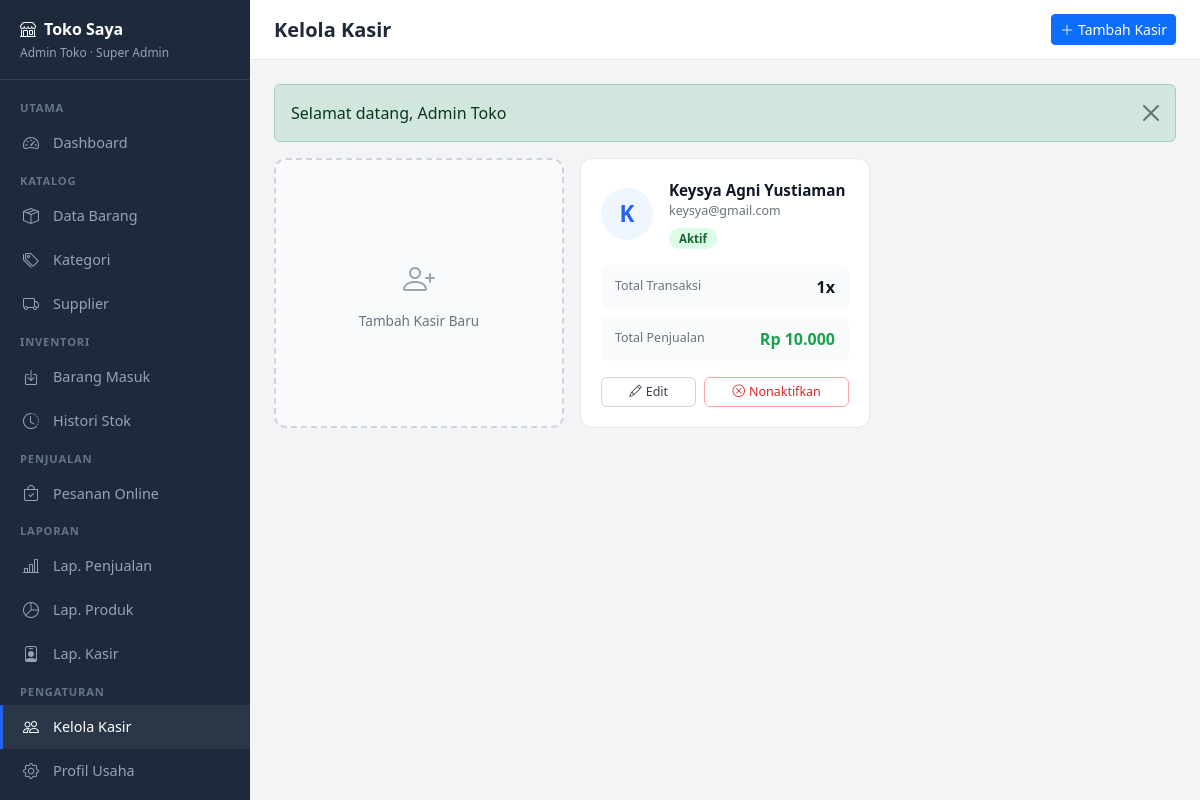
Page /admin/kasir/index.php (signed in) on the committed database.
### tables this page shows
CREATE TABLE `profil_usaha` (
  `id` int(10) UNSIGNED NOT NULL,
  `user_id` int(10) UNSIGNED NOT NULL,
  `nama_toko` varchar(150) NOT NULL,
  `bidang_usaha` varchar(100) NOT NULL,
  `lama_beroperasi` int(11) NOT NULL DEFAULT 0 COMMENT 'dalam tahun',
  `provinsi` varchar(100) NOT NULL,
  `kota` varchar(100) NOT NULL,
  `kecamatan` varchar(100) NOT NULL,
  `created_at` timestamp NOT NULL DEFAULT current_timestamp()
);

CREATE TABLE `users` (
  `id` int(10) UNSIGNED NOT NULL,
  `nama` varchar(150) NOT NULL,
  `email` varchar(150) NOT NULL,
  `password` varchar(255) NOT NULL,
  `role` enum('superadmin','kasir','pembeli') NOT NULL DEFAULT 'pembeli',
  `foto` varchar(255) DEFAULT NULL,
  `no_telepon` varchar(20) DEFAULT NULL,
  `is_aktif` tinyint(1) NOT NULL DEFAULT 1,
  `created_at` timestamp NOT NULL DEFAULT current_timestamp()
);

### includes/auth_check.php (called while the page is built, shortened)
<?php
function userLogin() {
    return [
        'id'    => $_SESSION['user_id']   ?? null,
        'nama'  => $_SESSION['nama']      ?? '',
        'email' => $_SESSION['email']     ?? '',
        'role'  => $_SESSION['role']      ?? '',
        'foto'  => $_SESSION['foto']      ?? null,
    ];
}
?>

### admin/kasir/index.php (the view, shortened to what this page needs)
<?php
require_once '../../includes/db.php';
require_once '../../includes/functions.php';
require_once '../../includes/auth_check.php';
$user = userLogin();
$stmt = $pdo->query(
    "SELECT u.*,
            COUNT(DISTINCT t.id) as total_transaksi,
            COALESCE(SUM(t.total_harga), 0) as total_penjualan
     FROM users u
     LEFT JOIN transaksi t ON u.id = t.user_id AND t.status = 'selesai'
     WHERE u.role = 'kasir'
     GROUP BY u.id
     ORDER BY u.created_at DESC"
);
$kasir_list = $stmt->fetchAll();
$stmt = $pdo->prepare("SELECT * FROM profil_usaha WHERE user_id = ?");
$stmt->execute([$user['id']]);
$profil = $stmt->fetch();
?>
<!DOCTYPE html>
<html lang="id">
<head>
    <link rel="stylesheet" href="https://cdn.jsdelivr.net/npm/bootstrap@5.3.0/dist/css/bootstrap.min.css">
    <link rel="stylesheet" href="https://cdn.jsdelivr.net/npm/bootstrap-icons@1.11.0/font/bootstrap-icons.css">
    <link rel="stylesheet" href="../../assets/css/admin/kasir/style.css">
</head>
<body>
<aside class="sidebar">
    <div class="sidebar-brand">
        <h6><i class="bi bi-shop me-2"></i><?= htmlspecialchars($profil['nama_toko'] ?? 'Toko') ?></h6>
        <small><?= htmlspecialchars($user['nama']) ?> &middot; Super Admin</small>
    </div>
    <div class="sidebar-menu">
        <div class="menu-label">Utama</div>
        <a href="../dashboard.php"><i class="bi bi-speedometer2"></i> Dashboard</a>
        <div class="menu-label">Katalog</div>
        <a href="../barang/index.php"><i class="bi bi-box-seam"></i> Data Barang</a>
        <a href="../kategori/index.php"><i class="bi bi-tags"></i> Kategori</a>
        <a href="../supplier/index.php"><i class="bi bi-truck"></i> Supplier</a>
        <div class="menu-label">Inventori</div>
        <a href="../pembelian/index.php"><i class="bi bi-box-arrow-in-down"></i> Barang Masuk</a>
        <a href="../stok/histori.php"><i class="bi bi-clock-history"></i> Histori Stok</a>
        <div class="menu-label">Penjualan</div>
        <a href="../pesanan/index.php"><i class="bi bi-bag-check"></i> Pesanan Online</a>
        <div class="menu-label">Laporan</div>
        <a href="../laporan/penjualan.php"><i class="bi bi-bar-chart-line"></i> Lap. Penjualan</a>
        <a href="../laporan/produk.php"><i class="bi bi-pie-chart"></i> Lap. Produk</a>
        <a href="../laporan/kasir.php"><i class="bi bi-person-badge"></i> Lap. Kasir</a>
        <div class="menu-label">Pengaturan</div>
        <a href="index.php" class="active"><i class="bi bi-people"></i> Kelola Kasir</a>
        <a href="../profil/index.php"><i class="bi bi-gear"></i> Profil Usaha</a>
        <a href="../../auth/logout.php"><i class="bi bi-box-arrow-right"></i> Keluar</a>
    </div>
</aside>
<div class="main">
    <div class="topbar">
        <h5>Kelola Kasir</h5>
        <button class="btn btn-primary btn-sm"
                data-bs-toggle="modal" data-bs-target="#modalTambah">
            <i class="bi bi-plus-lg me-1"></i>Tambah Kasir
        </button>
    </div>
    <div class="content">
        <div class="kasir-grid">
            <div class="tambah-card"
                 data-bs-toggle="modal" data-bs-target="#modalTambah">
                <i class="bi bi-person-plus"></i>
                <span>Tambah Kasir Baru</span>
            </div>
            <?php foreach ($kasir_list as $k): ?>
            <div class="kasir-card">
                <div class="d-flex gap-3 align-items-center mb-3">
                    <div class="kasir-avatar">
                        <?php if ($k['foto']): ?>
                            <img src="../../assets/img/uploads/<?= htmlspecialchars($k['foto']) ?>"
                                 alt="foto">
                        <?php else: ?>
                            <?= strtoupper(substr($k['nama'], 0, 1)) ?>
                        <?php endif; ?>
                    </div>
                    <div class="flex-grow-1">
                        <div style="font-weight:700;color:#111827;font-size:.95rem">
                            <?= htmlspecialchars($k['nama']) ?>
                        </div>
                        <div style="font-size:.78rem;color:#6b7280">
                            <?= htmlspecialchars($k['email']) ?>
                        </div>
                        <div class="mt-1">
                            <?php if ($k['is_aktif']): ?>
                                <span class="badge-aktif">Aktif</span>
                            <?php else: ?>
                                <span class="badge-nonaktif">Nonaktif</span>
                            <?php endif; ?>
                        </div>
                    </div>
                </div>
                <div class="stat-mini mb-2">
                    <span style="font-size:.78rem;color:#6b7280">Total Transaksi</span>
                    <span style="font-weight:700;color:#111827">
                        <?= number_format($k['total_transaksi']) ?>x
                    </span>
                </div>
                <div class="stat-mini mb-3">
                    <span style="font-size:.78rem;color:#6b7280">Total Penjualan</span>
                    <span style="font-weight:700;color:#16a34a">
                        <?= formatRupiah($k['total_penjualan']) ?>
                    </span>
                </div>
                <div class="d-flex gap-2">
                    <button onclick="editKasir(<?= htmlspecialchars(json_encode($k)) ?>)"
                            class="btn-aksi btn-edit flex-grow-1 justify-content-center">
                        <i class="bi bi-pencil"></i> Edit
                    </button>
                    <button onclick="toggleAktif(<?= $k['id'] ?>, <?= $k['is_aktif'] ?>, '<?= addslashes($k['nama']) ?>')"
                            class="btn-aksi <?= $k['is_aktif'] ? 'btn-hapus' : 'btn-edit' ?> flex-grow-1 justify-content-center">
                        <i class="bi bi-<?= $k['is_aktif'] ? 'x-circle' : 'check-circle' ?>"></i>
                        <?= $k['is_aktif'] ? 'Nonaktifkan' : 'Aktifkan' ?>
                    </button>
                </div>
            </div>
            <?php endforeach; ?>
        </div>
    </div>
</div>
</body>
</html>

### assets/css/admin/kasir/style.css (style rules this page uses)
:root { --sidebar-w:250px; --primary:#2563eb; }
body { background:#f3f4f6; font-family:'Segoe UI',sans-serif; }
.sidebar { position:fixed;top:0;left:0;width:var(--sidebar-w); height:100vh;background:#1e2a3b;overflow-y:auto;z-index:1000; }
.sidebar-brand { padding:20px 20px 16px; border-bottom:1px solid rgba(255,255,255,.1); }
.sidebar-brand h6 { color:#fff;font-weight:700;margin:0; }
.sidebar-brand small { color:#94a3b8;font-size:.75rem; }
.sidebar-menu { padding:12px 0; }
.menu-label { padding:8px 20px 4px;font-size:.7rem;font-weight:600; color:#64748b;text-transform:uppercase;letter-spacing:.8px; }
.sidebar a { display:flex;align-items:center;gap:10px;padding:10px 20px; color:#94a3b8;text-decoration:none;font-size:.9rem; border-left:3px solid transparent;transition:all .2s; }
.sidebar a:hover,.sidebar a.active { color:#fff;background:rgba(255,255,255,.06);border-left-color:var(--primary); }
.sidebar a i { font-size:1rem;width:20px; }
.main { margin-left:var(--sidebar-w);min-height:100vh; }
.topbar { background:#fff;border-bottom:1px solid #e5e7eb;padding:14px 24px; display:flex;align-items:center;justify-content:space-between; position:sticky;top:0;z-index:100; }
.topbar h5 { margin:0;font-weight:600;color:#1f2937; }
.content { padding:24px; }
.kasir-grid { display:grid; grid-template-columns:repeat(auto-fill,minmax(280px,1fr)); gap:16px; }
.kasir-card { background:#fff;border:1px solid #e5e7eb; border-radius:12px;padding:20px; transition:box-shadow .2s; }
.kasir-avatar { width:52px;height:52px;border-radius:50%; background:#eff6ff;display:flex;align-items:center; justify-content:center;font-size:1.4rem;color:var(--primary); font-weight:700;flex-shrink:0;overflow:hidden; }
.badge-aktif { background:#dcfce7;color:#166534;padding:3px 10px;border-radius:20px;font-size:.72rem;font-weight:600; }
.stat-mini { background:#f9fafb;border-radius:8px;padding:10px 14px; display:flex;justify-content:space-between;align-items:center; }
.btn-aksi { padding:5px 12px;border-radius:6px;font-size:.78rem; border:1px solid;text-decoration:none; display:inline-flex;align-items:center;gap:4px;cursor:pointer; }
.btn-edit { border-color:#d1d5db;color:#374151;background:#fff; }
.btn-hapus { border-color:#fca5a5;color:#dc2626;background:#fff; }
.tambah-card { background:#f9fafb;border:2px dashed #d1d5db; border-radius:12px;padding:20px;display:flex; flex-direction:column;align-items:center;justify-content:center; gap:8px;cursor:pointer;transition:all .2s;min-height:180px; }
.tambah-card i { font-size:2rem;color:#9ca3af; }
.tambah-card span { font-size:.85rem;color:#6b7280; }

### rows in the picture
profil_usaha: nama_toko "Toko Saya"
users: nama "K", nama "Keysya Agni Yustiaman", email "keysya@gmail.com", is_aktif "Aktif", total_transaksi "1", total_penjualan "Rp 10.000"

### other values in the picture
$user['nama'] "Admin Toko"
$f['pesan'] "Selamat datang, Admin Toko"
